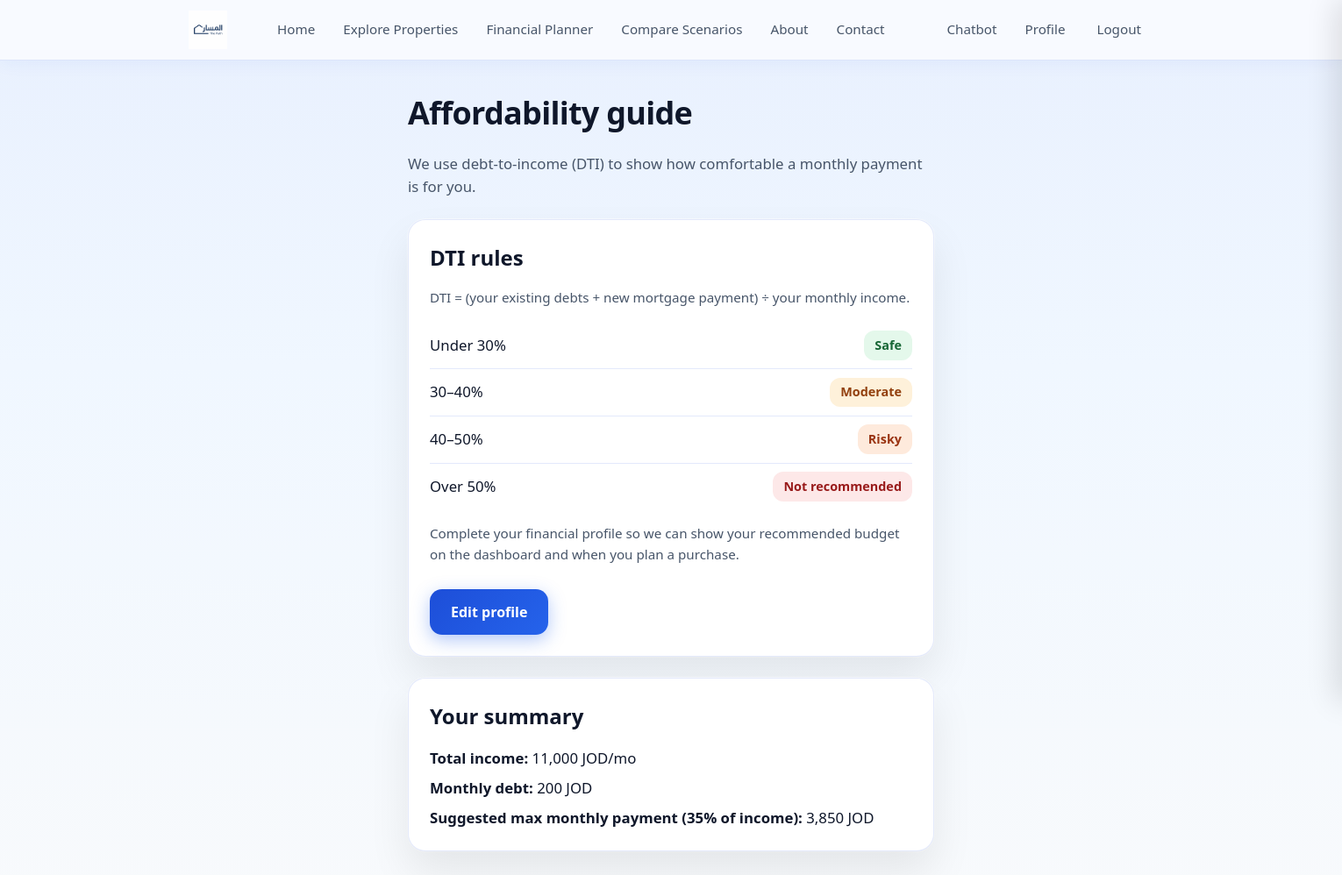
The app's page /finance/affordability (signed in) with its own data.
### models.py (models this page shows, shortened)
class FinancialProfile(db.Model):
    __tablename__ = "financial_profiles"
    id = db.Column(db.Integer, primary_key=True)
    user_id = db.Column(db.Integer, db.ForeignKey("users.id"), nullable=False)
    monthly_income = db.Column(db.Float, default=0)
    other_income = db.Column(db.Float, default=0)
    monthly_expenses = db.Column(db.Float, default=0)
    savings = db.Column(db.Float, default=0)
    existing_debt = db.Column(db.Float, default=0)
    risk_tolerance = db.Column(db.String(32), default="balanced")  # conservative, balanced, aggressive
    created_at = db.Column(db.DateTime, default=datetime.utcnow)
    @property
    def total_income(self):
        return (self.monthly_income or 0) + (self.other_income or 0)

### routes/finance.py (the view)
@finance_bp.route("/affordability")
@login_required
def affordability():
    profile = _get_profile(session["user_id"])
    return render_template("finance/affordability.html", profile=profile)

### routes/finance.py (called while the page is built)
def login_required(f):
    @wraps(f)
    def decorated(*args, **kwargs):
        if not session.get("user_id"):
            session["next"] = request.url
            return redirect(url_for("login"))
        return f(*args, **kwargs)
    return decorated

def _get_profile(user_id):
    return FinancialProfile.query.filter_by(user_id=user_id).first()

### templates/finance/affordability.html (shortened to what this page needs)
<!DOCTYPE html>
<html lang="en">
<head>
  <link rel="stylesheet" href="{{ url_for('static', filename='style.css') }}">
</head>
<body>
  {% include 'partials/nav_global.html' %}
  <div class="container finance-page">
    <h1>Affordability guide</h1>
    <p class="subtitle">We use debt-to-income (DTI) to show how comfortable a monthly payment is for you.</p>
    <div class="finance-card">
      <h2>DTI rules</h2>
      <p style="color: var(--muted); font-size: 0.95rem; margin: 0 0 1rem;">DTI = (your existing debts + new mortgage payment) ÷ your monthly income.</p>
      <ul class="rule-list">
        <li><span>Under 30%</span><span class="badge safe">Safe</span></li>
        <li><span>30–40%</span><span class="badge moderate">Moderate</span></li>
        <li><span>40–50%</span><span class="badge risky">Risky</span></li>
        <li><span>Over 50%</span><span class="badge not_recommended">Not recommended</span></li>
      </ul>
      <p style="font-size: 0.95rem; color: var(--muted); margin-top: 1rem;">Complete your financial profile so we can show your recommended budget on the dashboard and when you plan a purchase.</p>
      <a href="{{ url_for('finance.profile') }}" class="btn btn-primary" style="margin-top: 0.75rem; text-decoration: none;">Edit profile</a>
    </div>
    {% if profile and profile.total_income %}
    <div class="finance-card">
      <h2>Your summary</h2>
      <p style="margin: 0 0 0.5rem;"><strong>Total income:</strong> {{ "{:,.0f}".format(profile.total_income) }} JOD/mo</p>
      <p style="margin: 0 0 0.5rem;"><strong>Monthly debt:</strong> {{ "{:,.0f}".format(profile.existing_debt or 0) }} JOD</p>
      <p style="margin: 0;"><strong>Suggested max monthly payment (35% of income):</strong> {{ "{:,.0f}".format(profile.total_income * 0.35) }} JOD</p>
    </div>
    {% endif %}
  </div>
</body>
</html>

### static/style.css (style rules this page uses)
:root { --blue-950: #0f172a; --blue-900: #1e3a5f; --blue-600: #2563eb; --blue-400: #60a5fa; --blue-100: #dbeafe; --blue-50: #eff6ff; --bg: #F0F7FF; --bg-soft: #e8f0fe; --card: #ffffff; --card-overlay: rgba(255,255,255,.98); --text: #0F172A; --text-on-blue: #ffffff; --muted: #475569; --primary: #0F172A; --primary2: #1D4ED8; --accent: #2563EB; --accent-light: #60A5FA; --ring: rgba(37,99,235,.25); --border: rgba(29,78,216,.12); --border-strong: rgba(29,78,216,.2); --gradient-welcome: linear-gradient(160deg, #0f172a 0%, #1e3a5f 35%, #2563eb 70%, #60a5fa 100%); --gradient-page: linear-gradient(180deg, #e8f0fe 0%, #f0f7ff 40%, #f8fafc 100%); --radius-sm: 10px; --radius: 12px; --radius-md: 14px; --radius-lg: 20px; --radius-xl: 24px; --shadow: 0 4px 20px rgba(29,78,216,.06); --shadow-card: 0 24px 48px rgba(0,0,0,.08), 0 0 0 1px rgba(255,255,255,.5); --shadow-card-strong: 0 24px 48px rgba(0,0,0,.18), 0 0 0 1px rgba(255,255,255,.1); --shadow-hover: 0 12px 32px rgba(29,78,216,.1); --shadow-btn: 0 6px 20px rgba(37,99,235,.35); --font-sans: ui-sans-serif, system-ui, -apple-system, "Inter", Arial, sans-serif; --text-h1: clamp(1.75rem, 4vw, 2.25rem); --text-h2: clamp(1.35rem, 2.5vw, 1.5rem); --text-body: 1.05rem; --text-small: 0.95rem; --text-tiny: 0.85rem; --leading-tight: 1.2; --leading-body: 1.55; --leading-relaxed: 1.65; --tracking-tight: -0.02em; --space-xs: 0.5rem; --space-sm: 0.75rem; --space-md: 1rem; --space-lg: 1.5rem; --space-xl: 2rem; --space-2xl: 3rem; --ease-out: 0.2s ease; --ease-smooth: 0.25s ease; }
* { box-sizing:border-box; }
html,body { height:100%; }
body { margin:0; font-family: var(--font-sans); background: var(--gradient-page); background-attachment: fixed; color: var(--text); font-size: var(--text-body); line-height: var(--leading-body); }
a { color: inherit; text-decoration:none; }
.container { width: min(1100px, 92vw); margin: 0 auto; }
.card, .finance-card { background: var(--card); border: 1px solid var(--border); border-radius: var(--radius-lg); box-shadow: var(--shadow-card); padding: var(--space-lg); margin-bottom: var(--space-lg); transition: box-shadow var(--ease-out), transform var(--ease-out); }
.btn { border: none; cursor: pointer; border-radius: var(--radius-md); padding: 14px 24px; font-weight: 600; font-size: 1rem; transition: transform var(--ease-out), box-shadow var(--ease-out), background var(--ease-out), border-color var(--ease-out), color var(--ease-out); display: inline-flex; align-items: center; justify-content: center; gap: 10px; text-align: center; }
.btn-primary { color: var(--text-on-blue); background: linear-gradient(135deg, var(--primary2), var(--accent)); box-shadow: var(--shadow-btn); }
.finance-page { padding: var(--space-xl) 0 var(--space-2xl); }
.finance-page h1 { font-size: var(--text-h1); margin: 0 0 var(--space-xs); color: var(--text); font-weight: 700; letter-spacing: var(--tracking-tight); }
.finance-page .subtitle { color: var(--muted); margin-bottom: var(--space-lg); font-size: var(--text-body); line-height: var(--leading-body); }
.finance-card h2 { font-size: var(--text-h2); margin: 0 0 var(--space-md); color: var(--text); font-weight: 600; }

### templates/finance/affordability.html (style rules this page uses)
.finance-page { max-width: 600px; margin: 0 auto; }
.rule-list { list-style: none; padding: 0; margin: 0; }
.rule-list li { padding: 0.6rem 0; border-bottom: 1px solid var(--border); display: flex; justify-content: space-between; align-items: center; }
.rule-list li:last-child { border-bottom: none; }
.rule-list .badge { padding: 0.35rem 0.75rem; border-radius: var(--radius); font-size: 0.9rem; font-weight: 600; }
.rule-list .safe { background: rgba(34,197,94,.12); color: #166534; }
.rule-list .moderate { background: rgba(245,158,11,.15); color: #92400e; }
.rule-list .risky { background: rgba(249,115,22,.15); color: #9a3412; }
.rule-list .not_recommended { background: rgba(239,68,68,.12); color: #991b1b; }

### records on screen
FinancialProfile: total_income "11,000", existing_debt "200", profile.total_income*0.35 "3,850"
